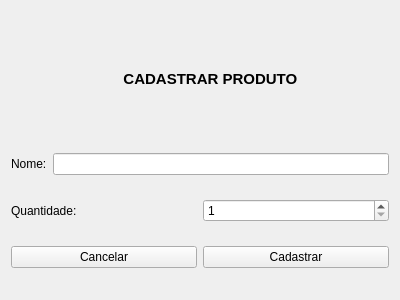
<?xml version="1.0" encoding="UTF-8"?>
<ui version="4.0">
 <class>CadastroProdutoWindow</class>
 <widget class="QWidget" name="CadastroProdutoWindow">
  <property name="geometry">
   <rect>
    <x>0</x>
    <y>0</y>
    <width>400</width>
    <height>300</height>
   </rect>
  </property>
  <property name="windowTitle">
   <string>Form</string>
  </property>
  <layout class="QGridLayout" name="gridLayout">
   <item row="0" column="0">
    <widget class="QLabel" name="label">
     <property name="sizePolicy">
      <sizepolicy hsizetype="Preferred" vsizetype="Fixed">
       <horstretch>0</horstretch>
       <verstretch>200</verstretch>
      </sizepolicy>
     </property>
     <property name="maximumSize">
      <size>
       <width>16777215</width>
       <height>100</height>
      </size>
     </property>
     <property name="font">
      <font>
       <pointsize>11</pointsize>
       <bold>true</bold>
      </font>
     </property>
     <property name="text">
      <string>     CADASTRAR PRODUTO</string>
     </property>
     <property name="alignment">
      <set>Qt::AlignmentFlag::AlignCenter</set>
     </property>
    </widget>
   </item>
   <item row="1" column="0">
    <layout class="QHBoxLayout" name="horizontalLayout">
     <item>
      <widget class="QLabel" name="lblnome">
       <property name="text">
        <string>Nome:</string>
       </property>
      </widget>
     </item>
     <item>
      <widget class="QLineEdit" name="txtNome"/>
     </item>
    </layout>
   </item>
   <item row="2" column="0">
    <layout class="QHBoxLayout" name="horizontalLayout_2">
     <item>
      <widget class="QLabel" name="label_2">
       <property name="text">
        <string>Quantidade:</string>
       </property>
      </widget>
     </item>
     <item>
      <widget class="QSpinBox" name="sbQuantidade">
       <property name="minimum">
        <number>1</number>
       </property>
       <property name="maximum">
        <number>999</number>
       </property>
      </widget>
     </item>
    </layout>
   </item>
   <item row="3" column="0">
    <layout class="QHBoxLayout" name="horizontalLayout_3">
     <item>
      <widget class="QPushButton" name="btnCancelar">
       <property name="text">
        <string>Cancelar</string>
       </property>
      </widget>
     </item>
     <item>
      <widget class="QPushButton" name="btnCadastrar">
       <property name="text">
        <string>Cadastrar</string>
       </property>
      </widget>
     </item>
    </layout>
   </item>
  </layout>
 </widget>
 <resources/>
 <connections/>
</ui>
